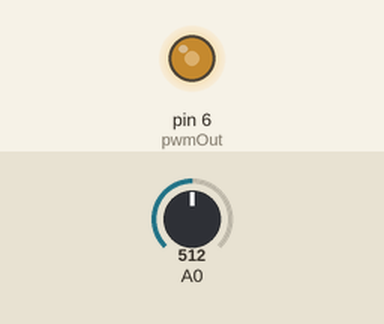
Recording of a sketch running on a simulated Arduino Uno, built with avr-gcc and run on an emulated ATmega328P. Shown: output pins drawn as LEDs (lit = HIGH). The test bench sets the inputs (shaded band); at power-on: A0 = 512.

Above: at 1.2 s.
1.3 s: A0 set to 716
At 2.3 s:
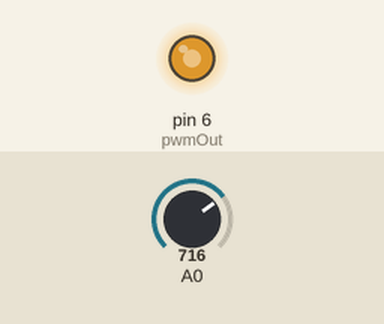
2.8 s: A0 set to 900
At 3.4 s:
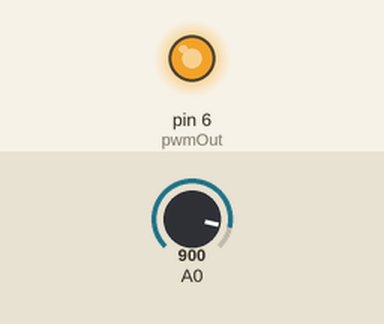
4.3 s: A0 set to 122
At 4.6 s:
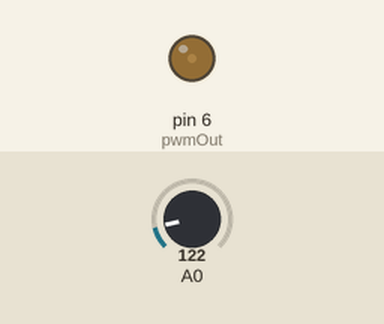
5.8 s: A0 set to 0
At 6.9 s:
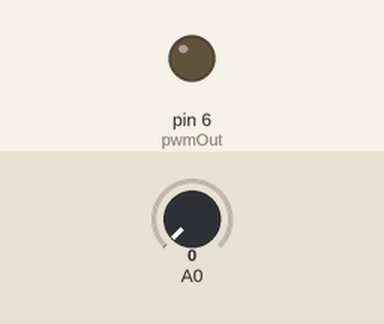
7.3 s: A0 set to 511
At 8.1 s:
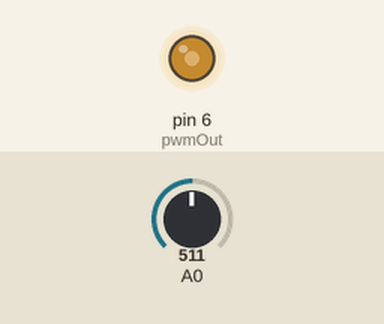
Timing chart, 0 to 9.8 s (numbered marks = the images above; inputs shaded):
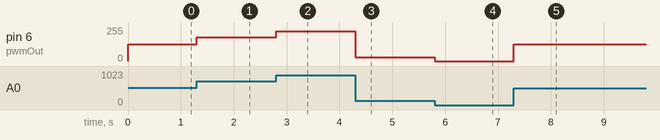

Measured:
- after the input at 1.3 s, pin 6 (pwmOut): 127/255 → 178/255 at once
- after the input at 2.8 s, pin 6 (pwmOut): 178/255 → 224/255 at once
- after the input at 4.3 s, pin 6 (pwmOut): 224/255 → 30/255 at once
- after the input at 5.8 s, pin 6 (pwmOut): 30/255 → 0/255 at once
- after the input at 7.3 s, pin 6 (pwmOut): 0/255 → 127/255 at once

The sketch:

PWM_LM358_VOLTAGE_CONTROL.ino
```cpp
int pwmOut = 6;
int i, value;
void setup() {
  pinMode(pwmOut, OUTPUT);
  pinMode(A0, INPUT);

}

void loop() {
  //  analogWrite(pwmOut, 0); // about zero volts
  //  delay(3000);
  // about 1 volt
  //  delay(3000);
  i = analogRead(A0);
  value = map (i , 0, 1023, 0, 255);
  analogWrite(pwmOut, value); // about 2 volts
  //  delay(3000);
  //  analogWrite(pwmOut, 128); // about 2.5 volts
  //  delay(3000);
  //  analogWrite(pwmOut, 153); // about 3.0 volts
  //  delay(3000);
  //  analogWrite(pwmOut, 204); // about 4.0 volts
  //  delay(3000);
  //  analogWrite(pwmOut, 255);  // about 5.0 volts
  //  delay(3000);

}
```
